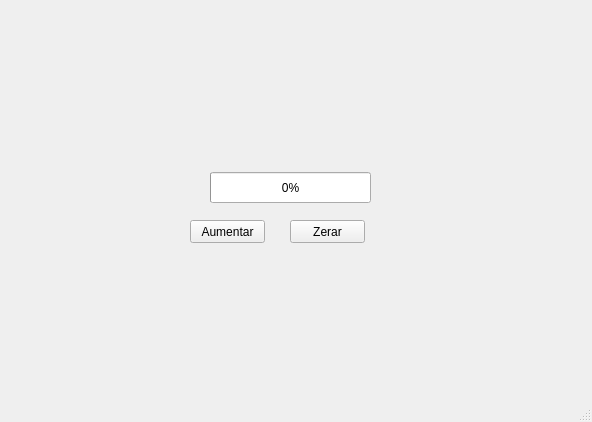
<?xml version="1.0" encoding="UTF-8"?>
<ui version="4.0">
 <class>MainWindow</class>
 <widget class="QMainWindow" name="MainWindow">
  <property name="geometry">
   <rect>
    <x>0</x>
    <y>0</y>
    <width>592</width>
    <height>422</height>
   </rect>
  </property>
  <property name="windowTitle">
   <string>MainWindow</string>
  </property>
  <widget class="QWidget" name="centralwidget">
   <widget class="QProgressBar" name="progressBar">
    <property name="geometry">
     <rect>
      <x>210</x>
      <y>172</y>
      <width>161</width>
      <height>31</height>
     </rect>
    </property>
    <property name="value">
     <number>0</number>
    </property>
   </widget>
   <widget class="QPushButton" name="pushButton">
    <property name="geometry">
     <rect>
      <x>190</x>
      <y>220</y>
      <width>75</width>
      <height>23</height>
     </rect>
    </property>
    <property name="text">
     <string>Aumentar</string>
    </property>
   </widget>
   <widget class="QPushButton" name="pushButton_2">
    <property name="geometry">
     <rect>
      <x>290</x>
      <y>220</y>
      <width>75</width>
      <height>23</height>
     </rect>
    </property>
    <property name="text">
     <string>Zerar</string>
    </property>
   </widget>
  </widget>
  <widget class="QMenuBar" name="menubar">
   <property name="geometry">
    <rect>
     <x>0</x>
     <y>0</y>
     <width>592</width>
     <height>21</height>
    </rect>
   </property>
  </widget>
  <widget class="QStatusBar" name="statusbar"/>
 </widget>
 <resources/>
 <connections/>
</ui>
